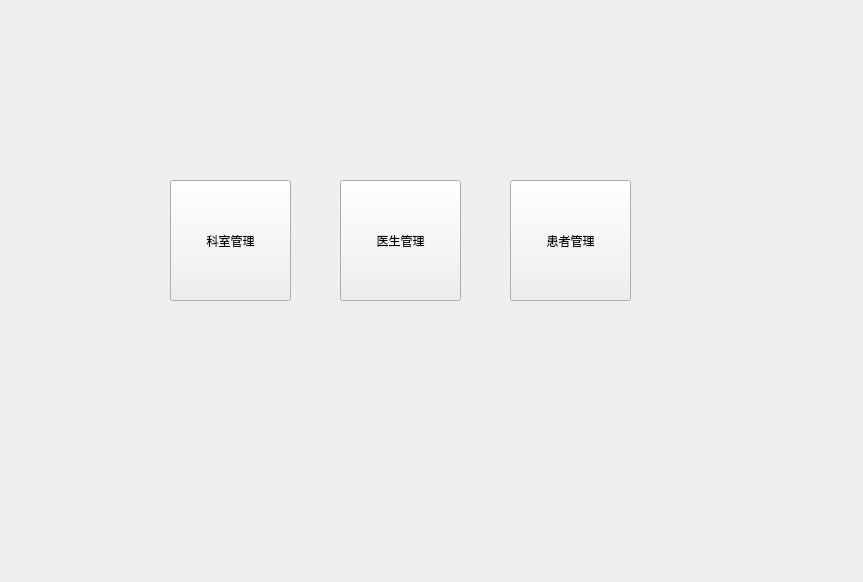
<?xml version="1.0" encoding="UTF-8"?>
<ui version="4.0">
 <class>WelcomeView</class>
 <widget class="QWidget" name="WelcomeView">
  <property name="geometry">
   <rect>
    <x>0</x>
    <y>0</y>
    <width>863</width>
    <height>582</height>
   </rect>
  </property>
  <property name="windowTitle">
   <string>欢迎</string>
  </property>
  <widget class="QPushButton" name="btDepartment">
   <property name="geometry">
    <rect>
     <x>170</x>
     <y>180</y>
     <width>121</width>
     <height>121</height>
    </rect>
   </property>
   <property name="text">
    <string>科室管理</string>
   </property>
  </widget>
  <widget class="QPushButton" name="btDoctor">
   <property name="geometry">
    <rect>
     <x>340</x>
     <y>180</y>
     <width>121</width>
     <height>121</height>
    </rect>
   </property>
   <property name="text">
    <string>医生管理</string>
   </property>
  </widget>
  <widget class="QPushButton" name="btPatient">
   <property name="geometry">
    <rect>
     <x>510</x>
     <y>180</y>
     <width>121</width>
     <height>121</height>
    </rect>
   </property>
   <property name="text">
    <string>患者管理</string>
   </property>
  </widget>
 </widget>
 <resources/>
 <connections/>
</ui>
